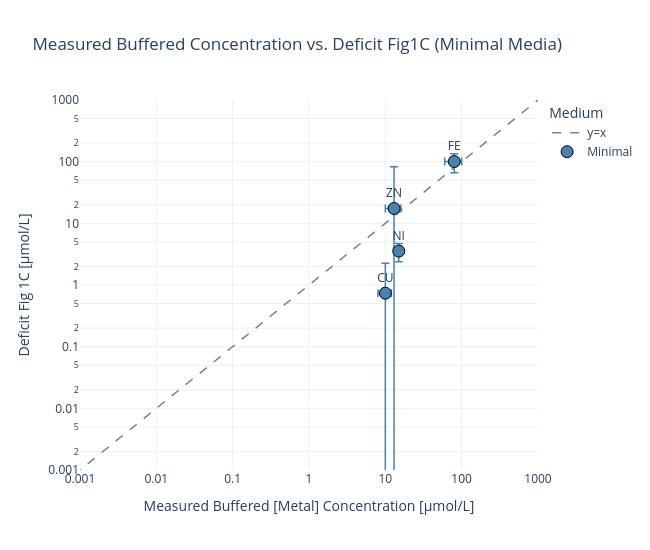

Write notebook code for a chart like this one.
### Markdown cell above
### Plot 5 – Measured buffered [Metal] concentration vs. Deficit Figure 1C (absolute value, Minimal)

### Code cell
# All metals with measured buffered data (CO is NaN → dropped automatically)
df_p5 = results_minimal[[
    'deficit_M', 'deficit_M_err',
    'measured_M', 'measured_std_M',
]].dropna(subset=['measured_M']).copy()

x_5     = abs(df_p5["measured_M"].astype(float).values * 1e6)
y_5     = abs(df_p5["deficit_M"].astype(float).values * 1e6)
x_5_err = df_p5["measured_std_M"].fillna(0).astype(float).values * 1e6
y_5_err = df_p5["deficit_M_err"].astype(float).values * 1e6

x_pos_5 = x_5[x_5 > 0]
x_ref_5 = np.logspace(np.log10(x_pos_5.min()) - 0.5, np.log10(x_pos_5.max()) + 0.5, 100)

ref_range = np.logspace(-4, 6, 100)

fig5 = go.Figure()
fig5.add_trace(go.Scatter(
    x=ref_range, y=ref_range,
    mode='lines', name='y=x',
    line=dict(color='gray', dash='dash', width=1.5),
))
fig5.add_trace(go.Scatter(
    x=x_5, y=y_5,
    mode='markers+text',
    name='Minimal',
    text=df_p5.index.tolist(),
    textposition='top center',
    marker=dict(size=12, color='steelblue', symbol='circle',
                line=dict(width=1, color='black')),
    error_x=dict(type="data", array=x_5_err.tolist(), visible=True,
                 color="steelblue", thickness=1.5),
    error_y=dict(type="data", array=y_5_err.tolist(), visible=True,
                 color="steelblue", thickness=1.5),
))
fig5.update_layout(
    title='Measured Buffered Concentration vs. Deficit Fig1C (Minimal Media)',
    xaxis=dict(title='Measured Buffered [Metal] Concentration [µmol/L]', type='log', range = [-3, 3]),
    yaxis=dict(title='Deficit Fig 1C [µmol/L]', type='log', range = [-3, 3]),
    template='plotly_white', width=650, height=550,
    legend=dict(title='Medium'),
)
fig5.show()

### Figure 1 — Plotly figure (JSON) as saved in the notebook; plotly's stock layout.template omitted (floating-point values rounded to 4 significant figures)
{"data": [{"line": {"color": "gray", "dash": "dash", "width": 1.5}, "mode": "lines", "name": "y=x", "x": [0.0001, 0.0001262, 0.0001592, 0.0002009, 0.0002535, 0.0003199, 0.0004037, 0.0005094, 0.0006428, 0.0008111, 0.001024, 0.001292, 0.00163, 0.002057, 0.002595, 0.003275, 0.004132, 0.005214, 0.006579, 0.008302, 0.01048, 0.01322, 0.01668, 0.02105, 0.02656, 0.03352, 0.04229, 0.05337, 0.06734, 0.08498, 0.1072, 0.1353, 0.1707, 0.2154, 0.2719, 0.343, 0.4329, 0.5462, 0.6893, 0.8697, 1.097, 1.385, 1.748, 2.205, 2.783, 3.511, 4.431, 5.591, 7.055, 8.902, 11.23, 14.17, 17.89, 22.57, 28.48, 35.94, 45.35, 57.22, 72.21, 91.12, 115.0, 145.1, 183.1, 231.0, 291.5, 367.8, 464.2, 585.7, 739.1, 932.6, 1177.0, 1485.0, 1874.0, 2364.0, 2984.0, 3765.0, 4751.0, 5995.0, 7565.0, 9545.0, 12050.0, 15200.0, 19180.0, 24200.0, 30540.0, 38540.0, 48630.0, 61360.0, 77430.0, 97700.0, 123300.0, 155600.0, 196300.0, 247700.0, 312600.0, 394400.0, 497700.0, 628000.0, 792500.0, 1000000.0], "y": [0.0001, 0.0001262, 0.0001592, 0.0002009, 0.0002535, 0.0003199, 0.0004037, 0.0005094, 0.0006428, 0.0008111, 0.001024, 0.001292, 0.00163, 0.002057, 0.002595, 0.003275, 0.004132, 0.005214, 0.006579, 0.008302, 0.01048, 0.01322, 0.01668, 0.02105, 0.02656, 0.03352, 0.04229, 0.05337, 0.06734, 0.08498, 0.1072, 0.1353, 0.1707, 0.2154, 0.2719, 0.343, 0.4329, 0.5462, 0.6893, 0.8697, 1.097, 1.385, 1.748, 2.205, 2.783, 3.511, 4.431, 5.591, 7.055, 8.902, 11.23, 14.17, 17.89, 22.57, 28.48, 35.94, 45.35, 57.22, 72.21, 91.12, 115.0, 145.1, 183.1, 231.0, 291.5, 367.8, 464.2, 585.7, 739.1, 932.6, 1177.0, 1485.0, 1874.0, 2364.0, 2984.0, 3765.0, 4751.0, 5995.0, 7565.0, 9545.0, 12050.0, 15200.0, 19180.0, 24200.0, 30540.0, 38540.0, 48630.0, 61360.0, 77430.0, 97700.0, 123300.0, 155600.0, 196300.0, 247700.0, 312600.0, 394400.0, 497700.0, 628000.0, 792500.0, 1000000.0], "type": "scatter"}, {"error_x": {"array": [20, 2, 2, 3, 0.7], "color": "steelblue", "thickness": 1.5, "type": "data", "visible": true}, "error_y": {"array": [34.3, 1.512, 1.154, 65.33, null], "color": "steelblue", "thickness": 1.5, "type": "data", "visible": true}, "marker": {"color": "steelblue", "line": {"color": "black", "width": 1}, "size": 12, "symbol": "circle"}, "mode": "markers+text", "name": "Minimal", "text": ["FE", "CU", "NI", "ZN", "MN"], "textposition": "top center", "x": [80.0, 10.0, 15.0, 13.0, 1.4], "y": [100.4, 0.7371, 3.546, 17.42, NaN], "type": "scatter"}], "layout": {"xaxis": {"title": {"text": "Measured Buffered [Metal] Concentration [µmol/L]"}, "type": "log", "range": [-3, 3]}, "yaxis": {"title": {"text": "Deficit Fig 1C [µmol/L]"}, "type": "log", "range": [-3, 3]}, "title": {"text": "Measured Buffered Concentration vs. Deficit Fig1C (Minimal Media)"}, "width": 650, "height": 550, "legend": {"title": {"text": "Medium"}}}}
